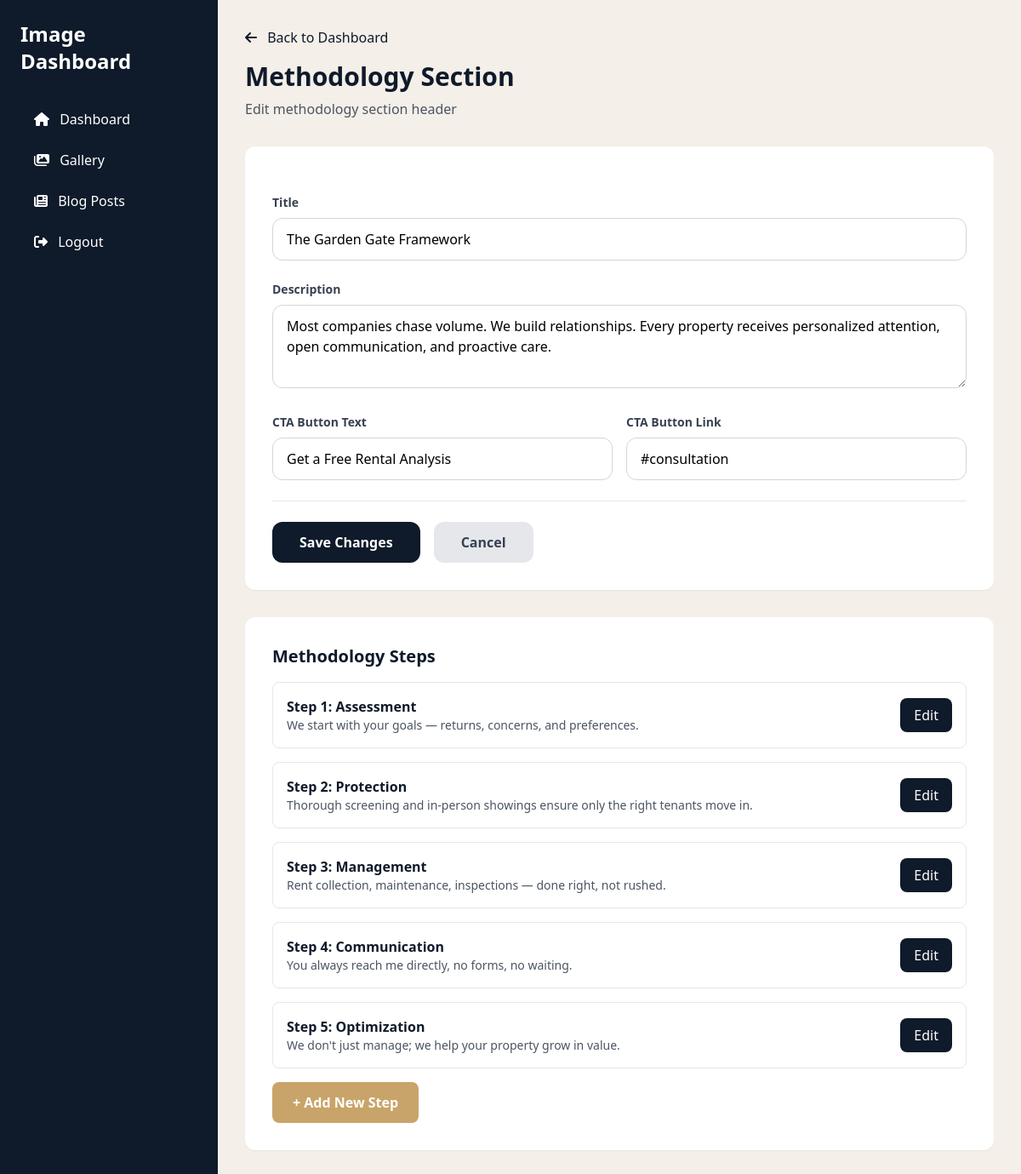
The app's page /dashboard/methodology/ (signed in) with its own data.
### myApp/models.py (models this page shows, shortened)
class MethodologySection(models.Model):
    title = models.CharField(max_length=200, default="The Garden Gate Framework")
    description = models.TextField(default="Most companies chase volume. We build relationships. Every property receives personalized attention, open communication, and proactive care.")
    cta_text = models.CharField(max_length=100, default="See the Framework in Action")
    cta_link = models.CharField(max_length=200, default="#consultation")
    updated_at = models.DateTimeField(auto_now=True)
    class Meta:
        verbose_name = "Methodology Section"
        verbose_name_plural = "Methodology Section"
    @classmethod
    def get_instance(cls):
        obj, created = cls.objects.get_or_create(pk=1)
        return obj

class MethodologyStep(models.Model):
    step_number = models.IntegerField(unique=True, help_text="Step number (1-5)")
    title = models.CharField(max_length=100, help_text="Step title (e.g., 'Assessment')")
    description = models.TextField(help_text="Step description")
    result_text = models.CharField(max_length=200, help_text="Result text")
    updated_at = models.DateTimeField(auto_now=True)
    class Meta:
        ordering = ['step_number']
        verbose_name = "Methodology Step"
        verbose_name_plural = "Methodology Steps"

### myApp/dashboard_views.py (the view, shortened to what this page needs)
# urls.py: path('methodology/', dashboard_views.methodology_edit, name='methodology_edit'),
@login_required
def methodology_edit(request):
    methodology = MethodologySection.get_instance()
    steps = MethodologyStep.objects.all().order_by('step_number')
    return render(request, 'myApp/dashboard/methodology_edit.html', {
        'methodology': methodology,
        'steps': steps
    })

### myApp/templates/myApp/dashboard/methodology_edit.html (shortened to what this page needs)
{% extends "myApp/dashboard/base.html" %}
{% load static %}
{% block content %}
<div class="mb-8">
    <a href="{% url 'dashboard:index' %}" class="text-navy hover:underline mb-4 inline-block">
        <i class="fas fa-arrow-left mr-2"></i> Back to Dashboard
    </a>
    <h2 class="text-3xl font-bold text-navy mb-2">Methodology Section</h2>
    <p class="text-gray-600">Edit methodology section header</p>
</div>
<form method="post" class="bg-white rounded-xl shadow-sm p-8 space-y-6">
    <div>
        <label class="block text-sm font-semibold text-gray-700 mb-2">Title</label>
        <input type="text" name="title" value="{{ methodology.title|default:'' }}"
               placeholder="The Garden Gate Framework"
               class="w-full px-4 py-3 border border-gray-300 rounded-xl focus:border-navy focus:outline-none focus:ring-2 focus:ring-navy/20">
    </div>
    <div>
        <label class="block text-sm font-semibold text-gray-700 mb-2">Description</label>
        <textarea name="description" rows="3"
                  placeholder="Most companies chase volume. We build relationships..."
                  class="w-full px-4 py-3 border border-gray-300 rounded-xl focus:border-navy focus:outline-none focus:ring-2 focus:ring-navy/20">{{ methodology.description|default:'' }}</textarea>
    </div>
    <div class="grid grid-cols-2 gap-4">
        <div>
            <label class="block text-sm font-semibold text-gray-700 mb-2">CTA Button Text</label>
            <input type="text" name="cta_text" value="{{ methodology.cta_text|default:'See the Framework in Action' }}"
                   class="w-full px-4 py-3 border border-gray-300 rounded-xl focus:border-navy focus:outline-none focus:ring-2 focus:ring-navy/20">
        </div>
        <div>
            <label class="block text-sm font-semibold text-gray-700 mb-2">CTA Button Link</label>
            <input type="text" name="cta_link" value="{{ methodology.cta_link|default:'#consultation' }}"
                   class="w-full px-4 py-3 border border-gray-300 rounded-xl focus:border-navy focus:outline-none focus:ring-2 focus:ring-navy/20">
        </div>
    </div>
    <div class="flex gap-4 pt-6 border-t">
        <button type="submit" class="bg-navy text-white px-8 py-3 rounded-xl font-semibold hover:bg-navy/90 transition">
            Save Changes
        </button>
        <a href="{% url 'dashboard:index' %}" class="bg-gray-200 text-gray-700 px-8 py-3 rounded-xl font-semibold hover:bg-gray-300 transition">
            Cancel
        </a>
    </div>
</form>
<div class="mt-8 bg-white rounded-xl shadow-sm p-8">
    <h3 class="text-xl font-semibold text-navy mb-4">Methodology Steps</h3>
    <div class="space-y-4">
        {% for step in steps %}
        <div class="border border-gray-200 rounded-lg p-4 flex items-center justify-between">
            <div>
                <p class="font-semibold text-navy">Step {{ step.step_number }}: {{ step.title|default:"Untitled" }}</p>
                <p class="text-sm text-gray-600">{{ step.description|truncatewords:15|default:"No description" }}</p>
            </div>
            <a href="{% url 'dashboard:methodology_step_edit' step.id %}" class="bg-navy text-white px-4 py-2 rounded-lg hover:bg-navy/90 transition">
                Edit
            </a>
        </div>
        {% empty %}
        <p class="text-gray-600">No steps yet. <a href="{% url 'dashboard:methodology_step_new' %}" class="text-navy hover:underline">Create one</a></p>
        {% endfor %}
        <a href="{% url 'dashboard:methodology_step_new' %}" class="inline-block bg-gold text-white px-6 py-3 rounded-lg font-semibold hover:bg-gold/90 transition">
            + Add New Step
        </a>
    </div>
</div>
{% endblock %}

### records on screen
MethodologySection: title "The Garden Gate Framework", description "Most companies chase volume. We build relationships. Every property receives personalized attention, open communication, and proactive care.", cta_text "Get a Free Rental Analysis", cta_link "#consultation"
MethodologyStep: step_number "1", title "Assessment", description "We start with your goals — returns, concerns, and preferences."
MethodologyStep: step_number "2", title "Protection", description "Thorough screening and in-person showings ensure only the right tenants move in."
MethodologyStep: step_number "3", title "Management", description "Rent collection, maintenance, inspections — done right, not rushed."
MethodologyStep: step_number "4", title "Communication", description "You always reach me directly, no forms, no waiting."
MethodologyStep: step_number "5", title "Optimization", description "We don't just manage; we help your property grow in value."
